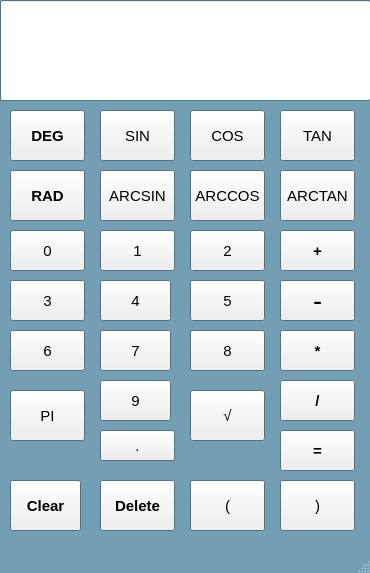
<?xml version="1.0" encoding="UTF-8"?>
<ui version="4.0">
 <class>Calculator</class>
 <widget class="QMainWindow" name="Calculator">
  <property name="geometry">
   <rect>
    <x>0</x>
    <y>0</y>
    <width>370</width>
    <height>573</height>
   </rect>
  </property>
  <property name="sizePolicy">
   <sizepolicy hsizetype="Fixed" vsizetype="Fixed">
    <horstretch>0</horstretch>
    <verstretch>0</verstretch>
   </sizepolicy>
  </property>
  <property name="minimumSize">
   <size>
    <width>370</width>
    <height>573</height>
   </size>
  </property>
  <property name="maximumSize">
   <size>
    <width>370</width>
    <height>573</height>
   </size>
  </property>
  <property name="palette">
   <palette>
    <active>
     <colorrole role="Light">
      <brush brushstyle="SolidPattern">
       <color alpha="255">
        <red>117</red>
        <green>144</green>
        <blue>168</blue>
       </color>
      </brush>
     </colorrole>
     <colorrole role="Base">
      <brush brushstyle="SolidPattern">
       <color alpha="255">
        <red>108</red>
        <green>125</green>
        <blue>166</blue>
       </color>
      </brush>
     </colorrole>
     <colorrole role="Window">
      <brush brushstyle="SolidPattern">
       <color alpha="255">
        <red>116</red>
        <green>158</green>
        <blue>180</blue>
       </color>
      </brush>
     </colorrole>
    </active>
    <inactive>
     <colorrole role="Light">
      <brush brushstyle="SolidPattern">
       <color alpha="255">
        <red>117</red>
        <green>144</green>
        <blue>168</blue>
       </color>
      </brush>
     </colorrole>
     <colorrole role="Base">
      <brush brushstyle="SolidPattern">
       <color alpha="255">
        <red>108</red>
        <green>125</green>
        <blue>166</blue>
       </color>
      </brush>
     </colorrole>
     <colorrole role="Window">
      <brush brushstyle="SolidPattern">
       <color alpha="255">
        <red>116</red>
        <green>158</green>
        <blue>180</blue>
       </color>
      </brush>
     </colorrole>
    </inactive>
    <disabled>
     <colorrole role="Light">
      <brush brushstyle="SolidPattern">
       <color alpha="255">
        <red>117</red>
        <green>144</green>
        <blue>168</blue>
       </color>
      </brush>
     </colorrole>
     <colorrole role="Base">
      <brush brushstyle="SolidPattern">
       <color alpha="255">
        <red>116</red>
        <green>158</green>
        <blue>180</blue>
       </color>
      </brush>
     </colorrole>
     <colorrole role="Window">
      <brush brushstyle="SolidPattern">
       <color alpha="255">
        <red>116</red>
        <green>158</green>
        <blue>180</blue>
       </color>
      </brush>
     </colorrole>
    </disabled>
   </palette>
  </property>
  <property name="font">
   <font>
    <pointsize>11</pointsize>
   </font>
  </property>
  <property name="windowTitle">
   <string>MainWindow</string>
  </property>
  <widget class="QWidget" name="centralwidget">
   <widget class="QLineEdit" name="calc_output">
    <property name="geometry">
     <rect>
      <x>0</x>
      <y>0</y>
      <width>371</width>
      <height>101</height>
     </rect>
    </property>
    <property name="sizePolicy">
     <sizepolicy hsizetype="Fixed" vsizetype="Fixed">
      <horstretch>0</horstretch>
      <verstretch>0</verstretch>
     </sizepolicy>
    </property>
    <property name="palette">
     <palette>
      <active>
       <colorrole role="Light">
        <brush brushstyle="SolidPattern">
         <color alpha="255">
          <red>0</red>
          <green>0</green>
          <blue>0</blue>
         </color>
        </brush>
       </colorrole>
       <colorrole role="Base">
        <brush brushstyle="SolidPattern">
         <color alpha="255">
          <red>255</red>
          <green>255</green>
          <blue>255</blue>
         </color>
        </brush>
       </colorrole>
      </active>
      <inactive>
       <colorrole role="Light">
        <brush brushstyle="SolidPattern">
         <color alpha="255">
          <red>0</red>
          <green>0</green>
          <blue>0</blue>
         </color>
        </brush>
       </colorrole>
       <colorrole role="Base">
        <brush brushstyle="SolidPattern">
         <color alpha="255">
          <red>255</red>
          <green>255</green>
          <blue>255</blue>
         </color>
        </brush>
       </colorrole>
      </inactive>
      <disabled>
       <colorrole role="Light">
        <brush brushstyle="SolidPattern">
         <color alpha="255">
          <red>0</red>
          <green>0</green>
          <blue>0</blue>
         </color>
        </brush>
       </colorrole>
       <colorrole role="Base">
        <brush brushstyle="SolidPattern">
         <color alpha="255">
          <red>240</red>
          <green>240</green>
          <blue>240</blue>
         </color>
        </brush>
       </colorrole>
      </disabled>
     </palette>
    </property>
    <property name="font">
     <font>
      <pointsize>12</pointsize>
     </font>
    </property>
    <property name="alignment">
     <set>Qt::AlignBottom|Qt::AlignRight|Qt::AlignTrailing</set>
    </property>
   </widget>
   <widget class="QPushButton" name="button0">
    <property name="geometry">
     <rect>
      <x>10</x>
      <y>230</y>
      <width>75</width>
      <height>41</height>
     </rect>
    </property>
    <property name="text">
     <string>0</string>
    </property>
   </widget>
   <widget class="QPushButton" name="button1">
    <property name="geometry">
     <rect>
      <x>100</x>
      <y>230</y>
      <width>75</width>
      <height>41</height>
     </rect>
    </property>
    <property name="text">
     <string>1</string>
    </property>
   </widget>
   <widget class="QPushButton" name="button2">
    <property name="geometry">
     <rect>
      <x>190</x>
      <y>230</y>
      <width>75</width>
      <height>41</height>
     </rect>
    </property>
    <property name="text">
     <string>2</string>
    </property>
   </widget>
   <widget class="QPushButton" name="button6">
    <property name="geometry">
     <rect>
      <x>10</x>
      <y>330</y>
      <width>75</width>
      <height>41</height>
     </rect>
    </property>
    <property name="text">
     <string>6</string>
    </property>
   </widget>
   <widget class="QPushButton" name="button3">
    <property name="geometry">
     <rect>
      <x>10</x>
      <y>280</y>
      <width>75</width>
      <height>41</height>
     </rect>
    </property>
    <property name="text">
     <string>3</string>
    </property>
   </widget>
   <widget class="QPushButton" name="button4">
    <property name="geometry">
     <rect>
      <x>100</x>
      <y>280</y>
      <width>71</width>
      <height>41</height>
     </rect>
    </property>
    <property name="text">
     <string>4</string>
    </property>
   </widget>
   <widget class="QPushButton" name="button5">
    <property name="geometry">
     <rect>
      <x>190</x>
      <y>280</y>
      <width>75</width>
      <height>41</height>
     </rect>
    </property>
    <property name="text">
     <string>5</string>
    </property>
   </widget>
   <widget class="QPushButton" name="button7">
    <property name="geometry">
     <rect>
      <x>100</x>
      <y>330</y>
      <width>71</width>
      <height>41</height>
     </rect>
    </property>
    <property name="text">
     <string>7</string>
    </property>
   </widget>
   <widget class="QPushButton" name="button8">
    <property name="geometry">
     <rect>
      <x>190</x>
      <y>330</y>
      <width>75</width>
      <height>41</height>
     </rect>
    </property>
    <property name="text">
     <string>8</string>
    </property>
   </widget>
   <widget class="QPushButton" name="addition_button">
    <property name="geometry">
     <rect>
      <x>280</x>
      <y>230</y>
      <width>75</width>
      <height>41</height>
     </rect>
    </property>
    <property name="font">
     <font>
      <weight>75</weight>
      <bold>true</bold>
     </font>
    </property>
    <property name="text">
     <string>+</string>
    </property>
   </widget>
   <widget class="QPushButton" name="subtract_button">
    <property name="geometry">
     <rect>
      <x>280</x>
      <y>280</y>
      <width>75</width>
      <height>41</height>
     </rect>
    </property>
    <property name="font">
     <font>
      <pointsize>20</pointsize>
      <weight>50</weight>
      <bold>false</bold>
     </font>
    </property>
    <property name="text">
     <string>-</string>
    </property>
   </widget>
   <widget class="QPushButton" name="button9">
    <property name="geometry">
     <rect>
      <x>100</x>
      <y>380</y>
      <width>71</width>
      <height>41</height>
     </rect>
    </property>
    <property name="text">
     <string>9</string>
    </property>
   </widget>
   <widget class="QPushButton" name="multiply_button">
    <property name="geometry">
     <rect>
      <x>280</x>
      <y>330</y>
      <width>75</width>
      <height>41</height>
     </rect>
    </property>
    <property name="font">
     <font>
      <weight>75</weight>
      <bold>true</bold>
     </font>
    </property>
    <property name="text">
     <string>*</string>
    </property>
   </widget>
   <widget class="QPushButton" name="divide_button">
    <property name="geometry">
     <rect>
      <x>280</x>
      <y>380</y>
      <width>75</width>
      <height>41</height>
     </rect>
    </property>
    <property name="font">
     <font>
      <weight>75</weight>
      <bold>true</bold>
     </font>
    </property>
    <property name="text">
     <string>/</string>
    </property>
   </widget>
   <widget class="QPushButton" name="degree_button">
    <property name="geometry">
     <rect>
      <x>10</x>
      <y>110</y>
      <width>75</width>
      <height>51</height>
     </rect>
    </property>
    <property name="font">
     <font>
      <weight>75</weight>
      <bold>true</bold>
     </font>
    </property>
    <property name="text">
     <string>DEG</string>
    </property>
   </widget>
   <widget class="QPushButton" name="radian_button">
    <property name="geometry">
     <rect>
      <x>10</x>
      <y>170</y>
      <width>75</width>
      <height>51</height>
     </rect>
    </property>
    <property name="font">
     <font>
      <weight>75</weight>
      <bold>true</bold>
     </font>
    </property>
    <property name="text">
     <string>RAD</string>
    </property>
   </widget>
   <widget class="QPushButton" name="equals_button">
    <property name="geometry">
     <rect>
      <x>280</x>
      <y>430</y>
      <width>75</width>
      <height>41</height>
     </rect>
    </property>
    <property name="font">
     <font>
      <weight>75</weight>
      <bold>true</bold>
     </font>
    </property>
    <property name="text">
     <string>=</string>
    </property>
   </widget>
   <widget class="QPushButton" name="clear_button">
    <property name="geometry">
     <rect>
      <x>10</x>
      <y>480</y>
      <width>71</width>
      <height>51</height>
     </rect>
    </property>
    <property name="font">
     <font>
      <weight>75</weight>
      <bold>true</bold>
     </font>
    </property>
    <property name="text">
     <string>Clear</string>
    </property>
   </widget>
   <widget class="QPushButton" name="sqrt_button">
    <property name="geometry">
     <rect>
      <x>190</x>
      <y>390</y>
      <width>75</width>
      <height>51</height>
     </rect>
    </property>
    <property name="text">
     <string>√</string>
    </property>
   </widget>
   <widget class="QPushButton" name="sine_button">
    <property name="geometry">
     <rect>
      <x>100</x>
      <y>110</y>
      <width>75</width>
      <height>51</height>
     </rect>
    </property>
    <property name="text">
     <string>SIN</string>
    </property>
   </widget>
   <widget class="QPushButton" name="cosine_button">
    <property name="geometry">
     <rect>
      <x>190</x>
      <y>110</y>
      <width>75</width>
      <height>51</height>
     </rect>
    </property>
    <property name="text">
     <string>COS</string>
    </property>
   </widget>
   <widget class="QPushButton" name="tangent_button">
    <property name="geometry">
     <rect>
      <x>280</x>
      <y>110</y>
      <width>75</width>
      <height>51</height>
     </rect>
    </property>
    <property name="text">
     <string>TAN</string>
    </property>
   </widget>
   <widget class="QPushButton" name="arcsine_button">
    <property name="geometry">
     <rect>
      <x>100</x>
      <y>170</y>
      <width>75</width>
      <height>51</height>
     </rect>
    </property>
    <property name="text">
     <string>ARCSIN</string>
    </property>
   </widget>
   <widget class="QPushButton" name="arccos_button">
    <property name="geometry">
     <rect>
      <x>190</x>
      <y>170</y>
      <width>75</width>
      <height>51</height>
     </rect>
    </property>
    <property name="text">
     <string>ARCCOS</string>
    </property>
   </widget>
   <widget class="QPushButton" name="arctan_button">
    <property name="geometry">
     <rect>
      <x>280</x>
      <y>170</y>
      <width>75</width>
      <height>51</height>
     </rect>
    </property>
    <property name="text">
     <string>ARCTAN</string>
    </property>
   </widget>
   <widget class="QPushButton" name="delete_button">
    <property name="geometry">
     <rect>
      <x>100</x>
      <y>480</y>
      <width>75</width>
      <height>51</height>
     </rect>
    </property>
    <property name="font">
     <font>
      <weight>75</weight>
      <bold>true</bold>
     </font>
    </property>
    <property name="text">
     <string>Delete</string>
    </property>
   </widget>
   <widget class="QPushButton" name="pi_button">
    <property name="geometry">
     <rect>
      <x>10</x>
      <y>390</y>
      <width>75</width>
      <height>51</height>
     </rect>
    </property>
    <property name="text">
     <string>PI</string>
    </property>
   </widget>
   <widget class="QPushButton" name="para1_button">
    <property name="geometry">
     <rect>
      <x>190</x>
      <y>480</y>
      <width>75</width>
      <height>51</height>
     </rect>
    </property>
    <property name="text">
     <string>(</string>
    </property>
   </widget>
   <widget class="QPushButton" name="para2_button">
    <property name="geometry">
     <rect>
      <x>280</x>
      <y>480</y>
      <width>75</width>
      <height>51</height>
     </rect>
    </property>
    <property name="text">
     <string>)</string>
    </property>
   </widget>
   <widget class="QPushButton" name="dot_button">
    <property name="geometry">
     <rect>
      <x>100</x>
      <y>430</y>
      <width>75</width>
      <height>31</height>
     </rect>
    </property>
    <property name="sizePolicy">
     <sizepolicy hsizetype="Fixed" vsizetype="Fixed">
      <horstretch>0</horstretch>
      <verstretch>0</verstretch>
     </sizepolicy>
    </property>
    <property name="minimumSize">
     <size>
      <width>75</width>
      <height>31</height>
     </size>
    </property>
    <property name="maximumSize">
     <size>
      <width>75</width>
      <height>31</height>
     </size>
    </property>
    <property name="text">
     <string>.</string>
    </property>
   </widget>
  </widget>
  <widget class="QMenuBar" name="menubar">
   <property name="geometry">
    <rect>
     <x>0</x>
     <y>0</y>
     <width>370</width>
     <height>26</height>
    </rect>
   </property>
  </widget>
  <widget class="QStatusBar" name="statusbar"/>
 </widget>
 <resources/>
 <connections/>
</ui>
